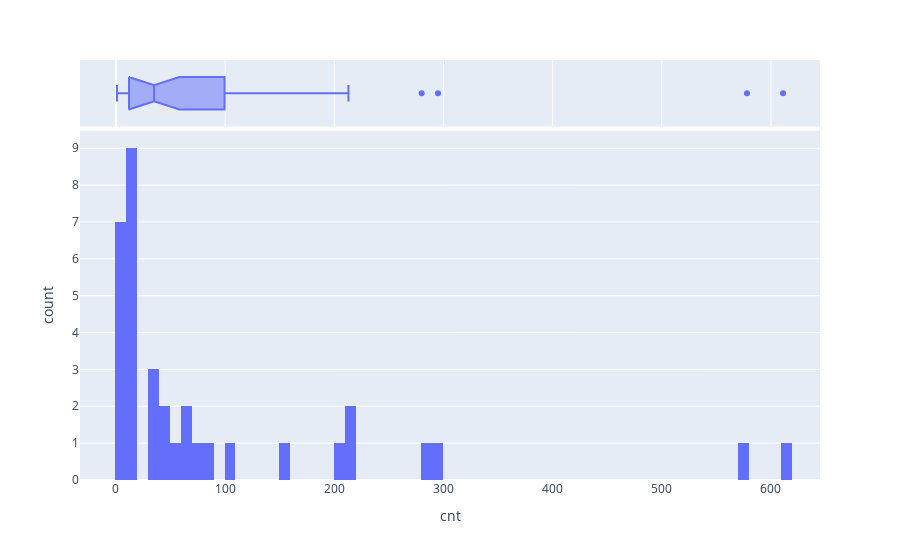

Notebook code for this chart:
### Markdown cell above
## ещё один способ смотреть распределение

### Code cell
fig = px.histogram(dfe, x="cnt",
                   marginal="box", nbins=len(dfe)*2,hover_data=dfe.columns)
fig.show()

### Figure 1 — Plotly figure (JSON) as saved in the notebook; plotly's stock layout.template omitted (floating-point values rounded to 4 significant figures)
{"data": [{"alignmentgroup": "True", "bingroup": "x", "hoverlabel": {"namelength": 0}, "hovertemplate": "cnt=%{x}<br>count=%{y}", "legendgroup": "", "marker": {"color": "#636efa"}, "name": "", "nbinsx": 70, "offsetgroup": "", "orientation": "v", "showlegend": false, "type": "histogram", "x": [48, 578, 106, 154, 75, 213, 611, 40, 13, 50, 295, 12, 280, 32, 60, 62, 8, 205, 213, 36, 80, 9, 17, 12, 35, 12, 16, 16, 19, 1, 3, 4, 10, 1, 1], "xaxis": "x", "yaxis": "y"}, {"alignmentgroup": "True", "customdata": [["3.5", 48], ["3.2", 578], ["2.3", 106], ["4.7", 154], ["5.6", 75], ["4.1", 213], ["4.2", 611], ["4.10", 40], ["3.8", 13], ["3.4", 50], ["4.6", 295], ["3.7", 12], ["4.3", 280], ["5.3", 32], ["5.7", 60], ["3.1", 62], ["2.1", 8], ["4.4", 205], ["4.8", 213], ["2.6", 36], ["4.5", 80], ["5.5", 9], ["5.1", 17], ["1.5", 12], ["5.2", 35], ["5.10", 12], ["5.8", 16], ["5.9", 16], ["3.6", 19], ["6.1", 1], ["1.7", 3], ["2.7", 4], ["3.3", 10], ["6.2", 1], ["3.9", 1]], "hoverlabel": {"namelength": 0}, "hovertemplate": "cnt=%{customdata[1]}<br>pin=%{customdata[0]}", "legendgroup": "", "marker": {"color": "#636efa"}, "name": "", "notched": true, "offsetgroup": "", "showlegend": false, "type": "box", "x": [48, 578, 106, 154, 75, 213, 611, 40, 13, 50, 295, 12, 280, 32, 60, 62, 8, 205, 213, 36, 80, 9, 17, 12, 35, 12, 16, 16, 19, 1, 3, 4, 10, 1, 1], "xaxis": "x2", "yaxis": "y2"}], "layout": {"barmode": "relative", "legend": {"tracegroupgap": 0}, "margin": {"t": 60}, "xaxis": {"anchor": "y", "domain": [0, 1], "title": {"text": "cnt"}}, "xaxis2": {"anchor": "y2", "domain": [0, 1], "matches": "x", "showgrid": true, "showticklabels": false}, "yaxis": {"anchor": "x", "domain": [0, 0.8316], "title": {"text": "count"}}, "yaxis2": {"anchor": "x2", "domain": [0.8416, 1], "matches": "y2", "showgrid": false, "showline": false, "showticklabels": false, "ticks": ""}}}
